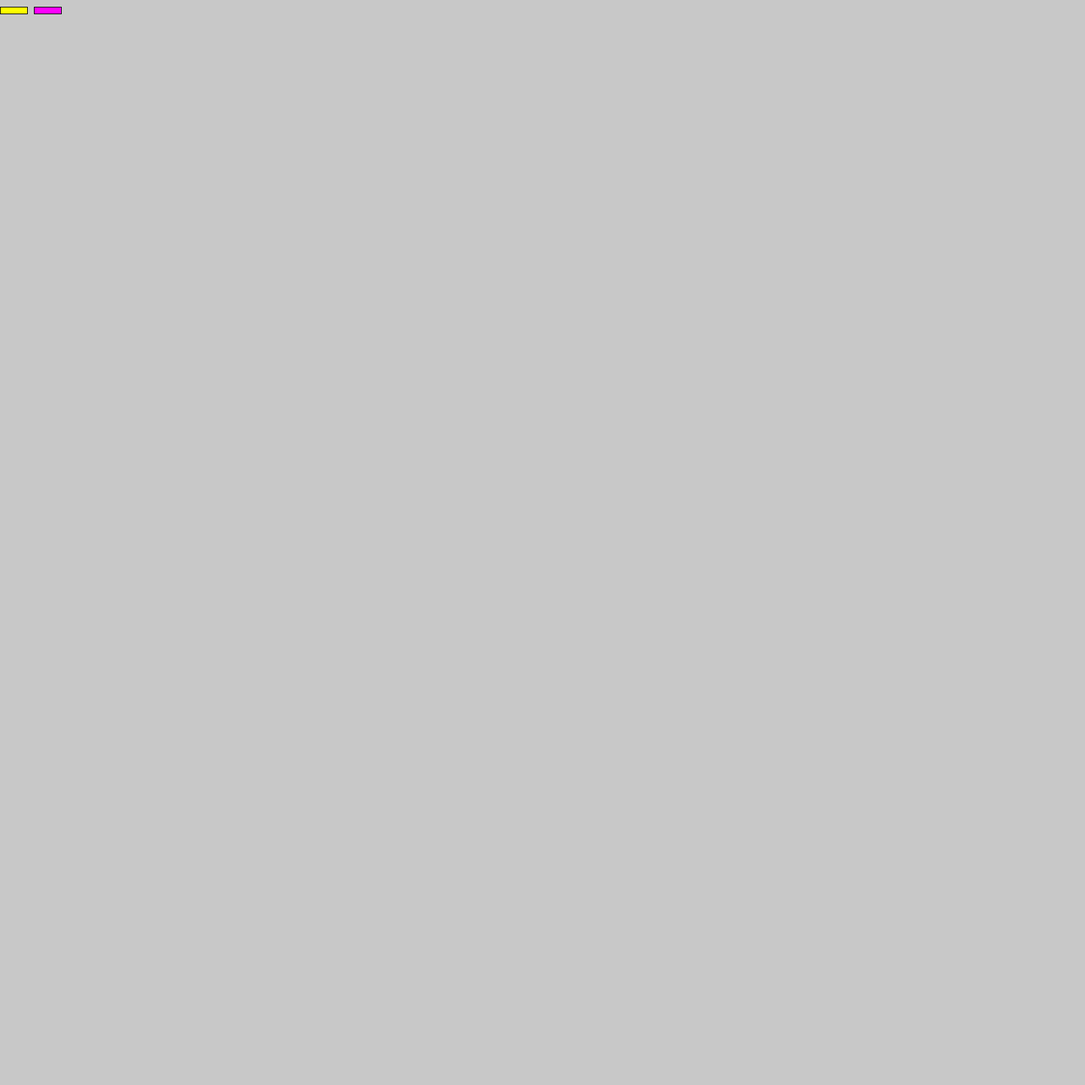
Frame 1 (no input)
Frame 60 (the mouse pressed at the canvas centre just before this capture): identical to frame 1, image omitted
Frame 120 (the mouse held since frame 60 and released just before this capture): identical to frame 1, image omitted

The Processing sketch that drew this single still picture (run headless with seeded random() and noise(); from frame 60 on, the mouse is pressed at the canvas centre):

// Processing sketch: lv_sim_pde
// ── lv_sim_pde.pde
ArrayList<Prey> preys = new ArrayList<Prey>();
ArrayList<Predator> predators = new ArrayList<Predator>();
ArrayList<Integer> preyData = new ArrayList<Integer>();
ArrayList<Integer> predatorData = new ArrayList<Integer>();
int maxPrey;
int maxPredator;

// variables to change
int x0 = 1800;
int y0 = 600;
float a = .25; // % chance for a prey to reproduce per deltaT
float b = .5; // % chance for predator to kill prey on contact per delta%
float c = .1; // % chance for a predator to die per deltaT
float d = .1; // % chance on predator to reproduce on prey killed (when b triggered)
float dirChangeT = 30; // how often predator/prey change directions (higher = longer)
float predatorRadius = 3; // size of predator (only a visual)
float preyRadius = 3; // size of prey (larger is like larger b)
float huntRadius = predatorRadius; // size of predator can hunt prey (larger is like larger b)
float deltaT = 30; // how many frames does it take for 1 set of lv calculations
float predatorDeath = deltaT * 999999999; // predator lifespan. infinite = disabled

// toggle these as needed
boolean isVisual = false; // sim visuals
boolean isDrawChart = false; // line chart of x and y data

Button chartButton = new Button(width - 100, 10, 40, 10);
Button visualButton = new Button(width - 50, 10, 40, 10);

void setup() {
  size(1600, 1600);
  frameRate(60);
  preyData.add(x0);
  predatorData.add(y0);
  color c = color(255, 255, 0);
  chartButton.setColor(c);
  c = color(255, 0, 255);
  visualButton.setColor(c);
  // add initial prey and predator
  for (int i = 0; i < x0; ++i) addRandomPrey();
  for (int i = 0; i < y0; ++i) addRandomPredator();
}

void mouseReleased() {
  if (mouseOver(chartButton)) {
    isDrawChart = !isDrawChart;
  }
  if (mouseOver(visualButton)) {
    isVisual = !isVisual;
  }
}

boolean mouseOver(Button b) {
  return mouseX >= b.xPos && mouseX <= b.xPos + b.w && 
         mouseY >= b.yPos && mouseY <= b.yPos + b.h;
}

class Button {
  float xPos, yPos, w, h;
  color c;
  
  Button(float xPos, float yPos, float w, float h) {
    this.xPos = xPos;
    this.yPos = yPos;
    this.w = w;
    this.h = h;
  }
  void setColor(color c) {
    this.c = c;
  }
  void display() {
    fill(c);
    rect(xPos, yPos, w, h);
  }
}

// checks collision of 2 circular objects
boolean checkCollision(float x1, float y1, float x2, float y2, float r1, float r2) {
  float dx = x2 - x1;
  float dy = y2 - y1;
  float distance = sqrt(dx * dx + dy * dy);
  if (distance < r1 + r2) return true;
  return false;
}
// checks collision of predator and prey
boolean checkCollision(Predator predator, Prey prey) {
  return checkCollision(predator.xPos, predator.yPos, prey.xPos, prey.yPos, huntRadius, preyRadius);
}


void drawChart(ArrayList<Integer> dataset1, ArrayList<Integer> dataset2, int max1, int max2) {
  float startX = 200;
  float startY = 200;
  float endX = width - 200;
  float endY = height - 800;
  float deltaX = (endX - startX) / (dataset1.size() - 1);
  
  float maxY = Math.max(max1, max2);
  
  
  // draw chart background
  fill(240);
  noStroke();
  rect(startX, startY, endX-startX, endY-startY);
  
  stroke(0);
  strokeWeight(3);
  // draw ds1
  float prevVal = 0;
  float currVal = 0;
  for (int i = 0; i < dataset1.size(); ++i) {
    prevVal = currVal;
    currVal = dataset1.get(i);
    if (i == 0) continue;
    float currX = i * deltaX;
    float prevX = currX - deltaX;
    stroke(255, 80, 80);
    line(startX + prevX, endY - (endY - startY) * (prevVal/maxY), startX + currX, endY - (endY - startY) * (currVal/maxY));  
  }
  // draw ds2
  prevVal = 0;
  currVal = 0;
  for (int i = 0; i < dataset2.size(); ++i) {
    prevVal = currVal;
    currVal = dataset2.get(i);
    if (i == 0) continue;
    float currX = i * deltaX;
    float prevX = currX - deltaX;  
    stroke(80, 80, 255);

    line(startX + prevX, endY - (endY - startY) * (prevVal/maxY), startX + currX, endY - (endY - startY) * (currVal/maxY));  
  }
  
  // draw chart x and y axis
  float xOffset = (endX - startX) / 80;
  float yOffset = (endY - startY) / 80;
  float tickSize = min(xOffset, yOffset);
  line(startX, startY, startX, endY);
  line(startX, endY, endX, endY);
  
}

void draw() {
  background(200);
  chartButton.display();
  visualButton.display();
  // draw chart if enabled
  if (isDrawChart) {
    drawChart(preyData, predatorData, maxPrey, maxPredator);
  }
  // output prey and predator to console
  if (frameCount % (deltaT * 2) == 0) {
    println("prey: " + preyData);
    println("predator: " + predatorData);
  }
  // predator actions
  for (int i = 0; i < predators.size(); ++i) {
    Predator predator = predators.get(i);
    //move
    predator.step();
    //decay
    if (frameCount % deltaT == 0) {
      if (predator.age > predatorDeath || random(0, 1) < c) {
        predators.remove(i);
        --i;
        continue;
      }
    }
    // draw
    if (isVisual) predator.display();
    // check for prey to eat
    for (int j = 0; j < preys.size(); ++j) {
      Prey prey = preys.get(j);
      // if in vicinity of prey and rolls eat
      if (checkCollision(predator, prey) && random(0, 1) < b) {
        preys.remove(j);
        --j;
        // chance to birth
        if (random(0, 1) < d) {
          addPredator(predator.xPos, predator.yPos);
          ++predator.children;
        }
      }
    }
  }
  // prey actions
  for (int i = 0; i < preys.size(); ++i) {
    Prey prey = preys.get(i);
    prey.step();
    // growth
    if (frameCount % deltaT == 0 && random(0, 1) < a) {
      addPrey(prey.xPos, prey.yPos);
      ++prey.children;
    }
    if (isVisual) prey.display();
  }

  // Log x and y data
  if (frameCount % deltaT == 0) {
    preyData.add(preys.size());
    predatorData.add(predators.size());
  }
}

void addRandomPrey() {
  addPrey(random(0, width), random(0, height)); 
}
void addPrey(float xPos, float yPos) {
  Prey prey = new Prey(xPos, yPos);
  preys.add(prey);
  if (preys.size() > maxPrey) maxPrey = preys.size();
}
void addRandomPredator() {
  addPredator(random(0, width), random(0, height));
}
void addPredator(float xPos, float yPos) {
  Predator predator = new Predator(xPos, yPos);
  predators.add(predator);
  if (predators.size() > maxPredator) maxPredator = predators.size();
}

abstract class Creature {
  float xPos, yPos, xVel, yVel, age;
  int children;
  Creature parents;
  private void newRandVel() {
    xVel = random(2, 4);
    if (random(0, 1) < .5) xVel *= -1;
    yVel = random(2, 4);
    if (random(0, 1) < .5) yVel *= -1;
  }
  Creature() {
    xPos = 0;
    yPos = 0;
    children = 0;
    newRandVel();
    age = 0;
  }
  Creature(float xPos, float yPos) {
    this.xPos = xPos;
    this.yPos = yPos;
    newRandVel();
    this.age = 0;
  }
  void step() {
    // age the creature
    age += deltaT;
    // move the creature
    if (frameCount % dirChangeT == 0)
      newRandVel();
    xPos += xVel;
    yPos += yVel;
    // if hit corner, reverse direction
    if (xPos < 0) {
      //xPos = 0;
      //xVel *= -1;
      xPos = width;
    }
    if (xPos > width) {
      //xPos = width;
      //xVel *= -1;
      xPos = 0;
    }
    if (yPos < 0) {
      //yPos = 0;
      //yVel *= -1;
      yPos = height;
    }
    if (yPos > height) {
      //yPos = height;
      //yVel *= -1;
      yPos = 0;
    }
  }
  abstract void display();
}

class Prey extends Creature {
  Prey(float xPos, float yPos) {
    super(xPos, yPos);
  }
  void step() {
    super.step();

  }
  void display() {
    fill(255, 80, 80);
    ellipse(xPos, yPos, preyRadius, preyRadius);
  }
}

class Predator extends Creature {
  Predator(float xPos, float yPos) {
    super(xPos, yPos);
  }
  void step() {
    super.step();
    // decay

  }
  void display() {
    fill (80, 80, 255);
    ellipse(xPos, yPos, predatorRadius, predatorRadius);
    noFill();
    ellipse(xPos, yPos, huntRadius, huntRadius);
  }
}
